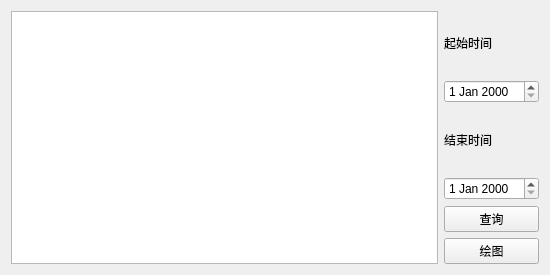
<?xml version="1.0" encoding="UTF-8"?>
<ui version="4.0">
 <class>DetailWidget</class>
 <widget class="QWidget" name="DetailWidget">
  <property name="geometry">
   <rect>
    <x>0</x>
    <y>0</y>
    <width>550</width>
    <height>275</height>
   </rect>
  </property>
  <property name="windowTitle">
   <string>Form</string>
  </property>
  <layout class="QGridLayout" name="gridLayout">
   <item row="0" column="1">
    <layout class="QVBoxLayout" name="verticalLayout">
     <item>
      <widget class="QLabel" name="label">
       <property name="text">
        <string>起始时间</string>
       </property>
       <property name="buddy">
        <cstring>timeFrom</cstring>
       </property>
      </widget>
     </item>
     <item>
      <widget class="QDateEdit" name="timeFrom"/>
     </item>
     <item>
      <widget class="QLabel" name="label_2">
       <property name="text">
        <string>结束时间</string>
       </property>
       <property name="buddy">
        <cstring>timeTo</cstring>
       </property>
      </widget>
     </item>
     <item>
      <widget class="QDateEdit" name="timeTo"/>
     </item>
     <item>
      <widget class="QPushButton" name="refresh">
       <property name="text">
        <string>查询</string>
       </property>
      </widget>
     </item>
     <item>
      <widget class="QPushButton" name="plot">
       <property name="text">
        <string>绘图</string>
       </property>
      </widget>
     </item>
    </layout>
   </item>
   <item row="0" column="0">
    <widget class="BillList" name="listBills"/>
   </item>
  </layout>
 </widget>
 <customwidgets>
  <customwidget>
   <class>BillList</class>
   <extends>QListWidget</extends>
   <header>billlist.h</header>
  </customwidget>
 </customwidgets>
 <resources/>
 <connections/>
</ui>
